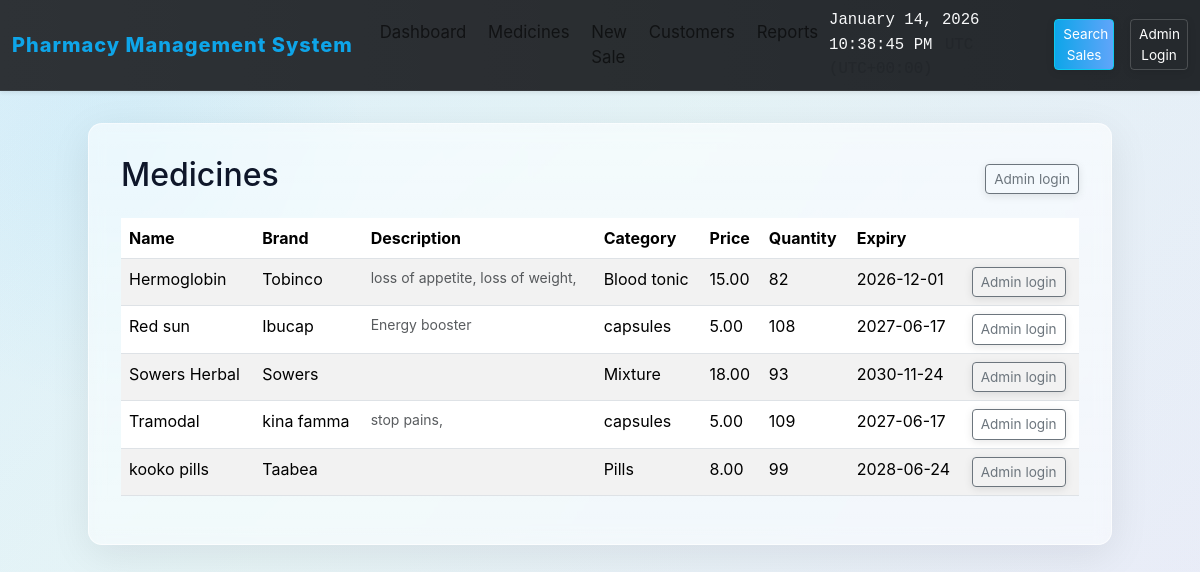
Page /medicines on the earlier database version.
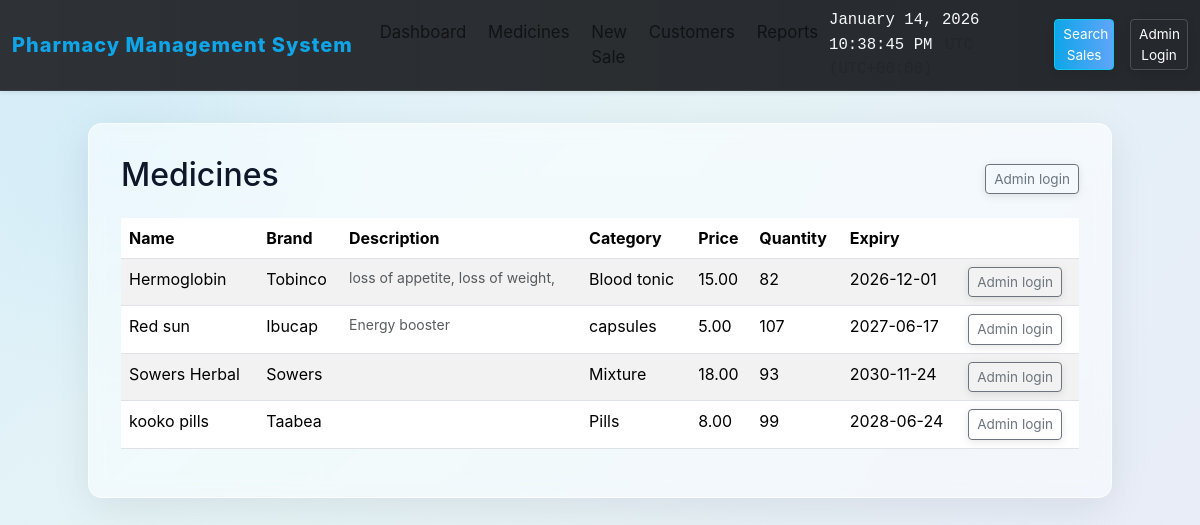
Same page on the later database version.
### models.py (models this page shows, shortened)
class Medicine(db.Model):
    id = db.Column(db.Integer, primary_key=True)
    name = db.Column(db.String(120), nullable=False)
    brand = db.Column(db.String(120))
    price = db.Column(db.Float, nullable=False)
    quantity = db.Column(db.Integer, nullable=False, default=0)
    expiry_date = db.Column(db.Date, nullable=True)
    category = db.Column(db.String(80))
    description = db.Column(db.Text)
    def near_expiry(self, days=30, today=None):
        from datetime import date, timedelta
        today = today or date.today()
        if self.expiry_date is None:
            return False
        return today <= self.expiry_date <= (today + timedelta(days=days))

### app.py (the view)
    @app.route('/medicines')
    def medicines():
        medicines = Medicine.query.order_by(Medicine.name).all()
        low_stock_threshold = 5
        return render_template('medicines.html', medicines=medicines, low_stock_threshold=low_stock_threshold, today=date.today())

### templates/medicines.html (shortened to what this page needs)
{% extends 'base.html' %}
{% block content %}
  <div class="d-flex justify-content-between align-items-center mb-3">
    <h2>Medicines</h2>
    {% if session.get('is_admin') %}
      <a class="btn btn-sm btn-primary" href="/medicines/add">Add Medicine</a>
    {% else %}
      <a class="btn btn-sm btn-outline-secondary" href="{{ url_for('admin_login') }}">Admin login</a>
    {% endif %}
  </div>
  <table class="table table-striped">
    <thead>
      <tr>
        <th>Name</th>
        <th>Brand</th>
        <th>Description</th>
        <th>Category</th>
        <th>Price</th>
        <th>Quantity</th>
        <th>Expiry</th>
        <th></th>
      </tr>
    </thead>
    <tbody>
      {% for m in medicines %}
      <tr>
        <td>{{m.name}}</td>
        <td>{{m.brand or ''}}</td>
        <td>
          {% if m.description %}
            <div class="text-muted small">{{ m.description[:100] }}{% if m.description and m.description|length > 100 %}...{% endif %}</div>
          {% endif %}
        </td>
        <td>{{m.category or ''}}</td>
        <td>{{'%.2f'|format(m.price)}}</td>
        <td>
          {% if m.quantity == 0 %}
            <span class="text-danger">Finish</span>
          {% else %}
            {{m.quantity}}
          {% endif %}
        </td>
        <td>
          {% if m.expiry_date %}
            {{m.expiry_date}}
          {% else %}
            —
          {% endif %}
        </td>
        {% if session.get('is_admin') %}
        <td>
          <a class="btn btn-sm btn-outline-secondary" href="/medicines/update/{{m.id}}">Edit</a>
          <form method="post" action="/medicines/delete/{{m.id}}" style="display:inline-block; margin-left:6px;" onsubmit="return confirm('Delete this medicine?');">
            {{ csrf_token() }}
            <button class="btn btn-sm btn-outline-danger">Delete</button>
          </form>
        </td>
        {% else %}
        <td><a class="btn btn-sm btn-outline-secondary" href="{{ url_for('admin_login') }}">Admin login</a></td>
        {% endif %}
      </tr>
      {% endfor %}
    </tbody>
  </table>
{% endblock %}

### templates/base.html (shortened to what this page needs)
<!doctype html>
<html lang="en">
  <head>
    <link href="https://cdn.jsdelivr.net/npm/bootstrap@5.3.2/dist/css/bootstrap.min.css" rel="stylesheet">
    <link href="{{ url_for('static', filename='animations.css') }}" rel="stylesheet">
  </head>
  <body>
    <nav class="navbar navbar-expand-lg navbar-dark bg-dark mb-4 shadow-sm">
      <div class="container-fluid">
        <a class="navbar-brand" href="/">Pharmacy Management System</a>
        <div class="collapse navbar-collapse">
            <ul class="navbar-nav me-auto mb-2 mb-lg-0">
              <li class="nav-item"><a class="nav-link" href="/dashboard">Dashboard</a></li>
              <li class="nav-item"><a class="nav-link" href="/medicines">Medicines</a></li>
              <li class="nav-item"><a class="nav-link" href="/sales/new">New Sale</a></li>
              <li class="nav-item"><a class="nav-link" href="/customers">Customers</a></li>
              <li class="nav-item"><a class="nav-link" href="/reports">Reports</a></li>
            </ul>
          </div>
          <div class="d-flex align-items-center gap-3 text-light">
            <small>
              <span id="clock-date">{{ current_date }}</span>&nbsp;&nbsp;
              <span id="clock-time">{{ current_time }}</span>
              &nbsp;&nbsp;<small id="clock-zone" class="text-muted"></small>
            </small>
            <a href="{{ url_for('search_sales') }}" class="btn btn-info btn-sm">Search Sales</a>
            {% if session.get('is_admin') %}
              <a href="{{ url_for('admin_logout') }}" class="btn btn-outline-light btn-sm">Logout</a>
            {% else %}
              <a href="{{ url_for('admin_login') }}" class="btn btn-outline-light btn-sm">Admin Login</a>
            {% endif %}
          </div>
      </div>
    </nav>
    <div class="container">
      {% from 'wtf.html' import csrf_token %}
      {% block content %}{% endblock %}
    </div>
  </body>
</html>

### static/animations.css (style rules this page uses)
.btn { position: relative; overflow: hidden; transition: all 0.2s cubic-bezier(0.34, 1.56, 0.64, 1); box-shadow: 0 2px 8px rgba(0, 0, 0, 0.1); }
.btn::before { content: ''; position: absolute; top: 50%; left: 50%; width: 0; height: 0; border-radius: 50%; background: rgba(255, 255, 255, 0.5); transform: translate(-50%, -50%); pointer-events: none; }
table tbody tr { animation: fadeInUp 0.5s ease-out backwards; }
table tbody tr:nth-child(1) { animation-delay: 0.05s; }
table tbody tr:nth-child(2) { animation-delay: 0.1s; }
table tbody tr:nth-child(3) { animation-delay: 0.15s; }
table tbody tr:nth-child(4) { animation-delay: 0.2s; }
.fade-in { animation: fadeInUp 0.5s ease-out; }

### templates/base.html (style rules this page uses)
:root { --primary-blue: #0ea5e9; --accent-green: #16a34a; --danger-red: #ef4444; --glass-white: rgba(255,255,255,0.75); --glass-border: rgba(255,255,255,0.6); --muted: rgba(0,0,0,0.6); }
html,body { height:100%; }
body { background: linear-gradient(135deg, rgba(14,165,233,0.12) 0%, rgba(16,185,129,0.06) 40%, rgba(239,68,68,0.04) 100%), radial-gradient( circle at 10% 20%, rgba(14,165,233,0.06), transparent 20%), linear-gradient(120deg, #f8fafc 0%, #eaf2ff 100%); min-height: 100vh; font-family: -apple-system, BlinkMacSystemFont, 'Segoe UI', Roboto, 'Helvetica Neue', Arial; color: #0f172a; }
.navbar { background: linear-gradient(90deg, rgba(255,255,255,0.06), rgba(255,255,255,0.02)); backdrop-filter: blur(6px) saturate(120%); border-bottom: 1px solid rgba(255,255,255,0.06); box-shadow: 0 6px 30px rgba(2,6,23,0.12); font-size: 1.05rem; }
.navbar-brand { font-weight: 800; letter-spacing: 1px; font-size: 1.25rem; color: var(--primary-blue) !important; }
.navbar-nav .nav-link { color: var(--muted) !important; border-radius: 8px; transition: background 0.18s, color 0.18s, transform 0.12s; padding: 0.45rem 0.85rem; margin: 0 0.18rem; }
.container { background: linear-gradient(180deg, rgba(255,255,255,0.6), rgba(255,255,255,0.5)); border-radius: 14px; box-shadow: 0 10px 40px rgba(2,6,23,0.08); padding: 2rem; margin: 2rem auto; max-width: 1024px; border: 1px solid var(--glass-border); backdrop-filter: blur(8px) saturate(120%); }
.btn-outline-light { color:#fff;border-color:rgba(255,255,255,0.18) }
.btn-info { background:linear-gradient(90deg,var(--primary-blue),#60a5fa);color:#fff }
.btn-sm { padding:.25rem .5rem;font-size:.85rem }
table { background:transparent }
.table-striped>tbody>tr:nth-of-type(odd) { background:rgba(15,23,42,0.02) }
#clock-date, #clock-time, #clock-zone { font-family: 'Fira Mono', 'Consolas', monospace; font-size: 0.98rem; }

Differences in the rows shown:
removed Medicine: name "Tramodal", brand "kina famma", description "stop pains,", category "capsules", price "5.00", quantity "109", expiry_date "2027-06-17"
changed Medicine "Red sun": quantity "108" → "107"
